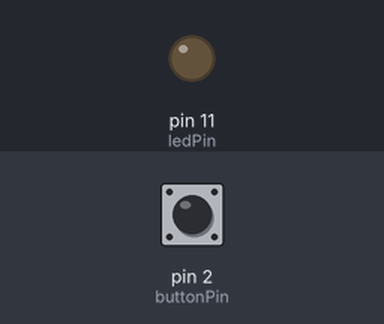
A sketch run on a simulated Arduino Uno, built with avr-gcc and run on an emulated ATmega328P. Parts: output pins drawn as LEDs (lit = HIGH). The test bench sets the inputs (shaded band); at power-on: pin 2 (buttonPin) LOW.

Above: at 1.2 s.
1.3 s: pin 2 (buttonPin) pulled HIGH for 0.15 s
At 1.7 s:
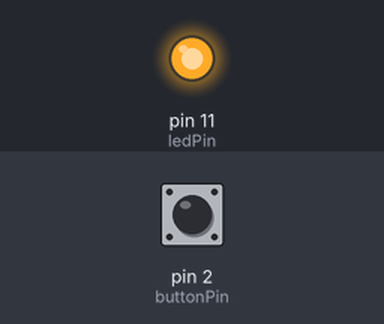
2.9 s: pin 2 (buttonPin) pulled HIGH for 1 s
At 4.1 s:
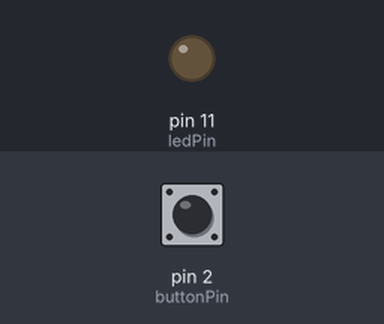
5.4 s: pin 2 (buttonPin) pulled HIGH for 3.2 s
At 6.0 s:
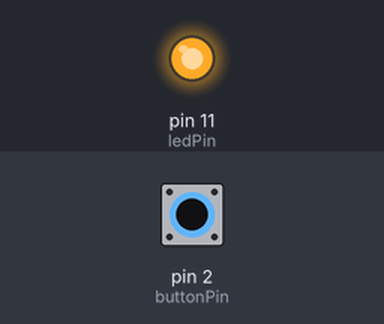
Timing chart, 0 to 8.4 s (numbered marks = the images above; inputs shaded):
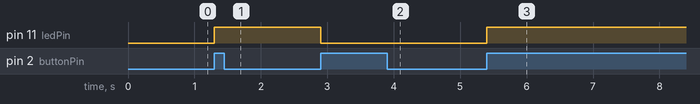

Measured:
- after the input at 1.3 s, pin 11 (ledPin): LOW → HIGH at once
- after the input at 2.9 s, pin 11 (ledPin): HIGH → LOW at once
- after the input at 5.4 s, pin 11 (ledPin): LOW → HIGH at once

The sketch:

lesson3b.ino
```cpp
int button = 0;
int oldbutton = 0;
int buttonPin = 2;
int state = 0;
int ledPin = 11;
boolean newButtonState = LOW;
boolean oldButtonState = LOW;
boolean ledStatus = LOW;

void setup() {
    Serial.begin(9600);
    pinMode(buttonPin, INPUT);
    pinMode(ledPin, OUTPUT);
}

void loop()
{
    newButtonState = digitalRead(buttonPin);

    if (newButtonState != oldButtonState)
    {
       // has the button button been pressed?
       if (newButtonState == HIGH) {
           if (ledStatus == LOW) {
               digitalWrite(ledPin, HIGH);
               ledStatus = HIGH;
            }
           else {
            digitalWrite(ledPin, LOW);
            ledStatus = LOW;
            }
       }
       oldButtonState = newButtonState;
    }
}
```
